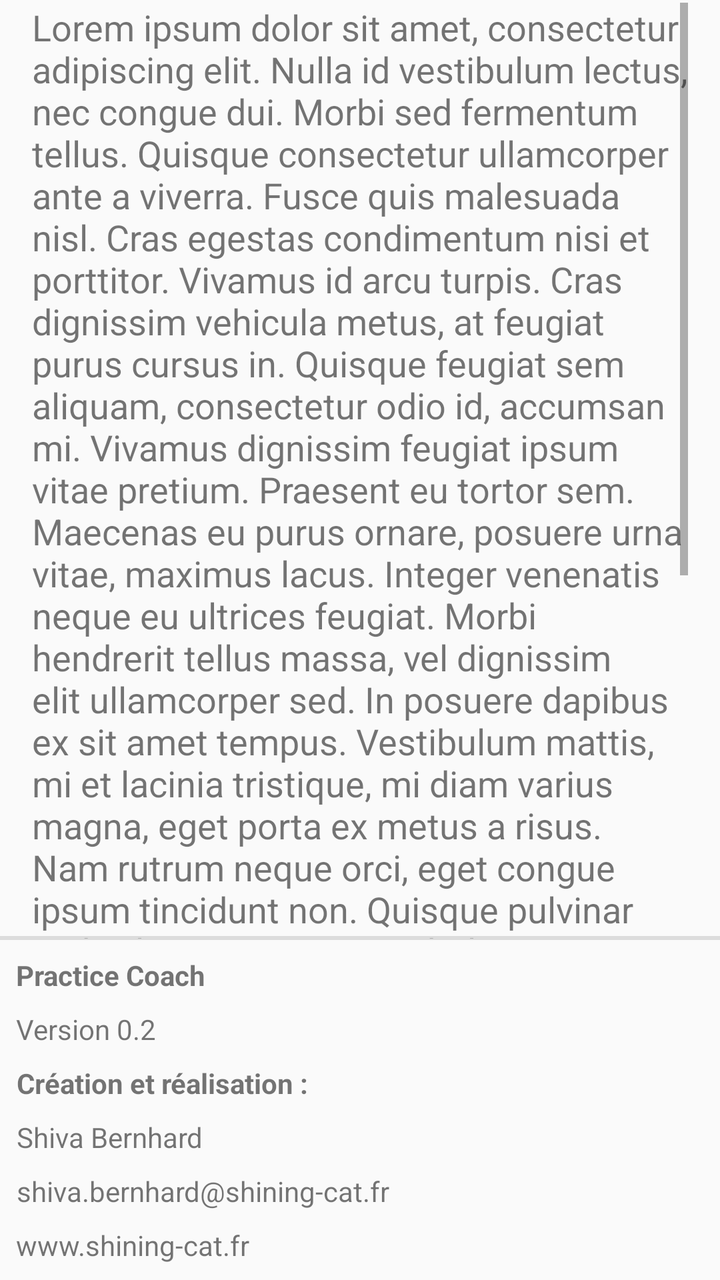
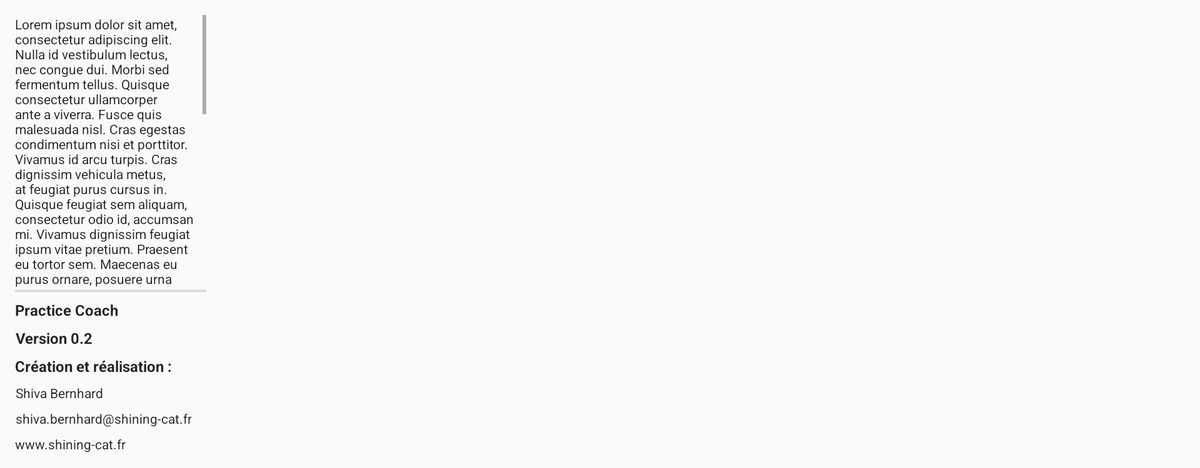

First picture: res/layout/ on a phone held upright. Second picture: the repository's own variant of that layout, on a device whose configuration matches the variant's folder. Source for both follows.
<!-- AndroidManifest.xml: application theme AppTheme -->
<!-- res/layout/dialog_fragment_infos.xml -->
<?xml version="1.0" encoding="utf-8"?>
<android.support.constraint.ConstraintLayout xmlns:android="http://schemas.android.com/apk/res/android"
    xmlns:app="http://schemas.android.com/apk/res-auto"
    android:layout_width="match_parent"
    android:layout_height="match_parent">

    <ScrollView
        android:layout_width="0dp"
        android:layout_height="500dp"
        android:layout_marginBottom="8dp"
        android:layout_marginEnd="8dp"
        android:layout_marginStart="8dp"
        android:layout_marginTop="8dp"
        android:paddingBottom="16dp"
        android:paddingEnd="8dp"
        android:paddingStart="8dp"
        android:paddingTop="16dp"
        app:layout_constraintBottom_toBottomOf="@+id/view"
        app:layout_constraintEnd_toEndOf="parent"
        app:layout_constraintHorizontal_bias="0.0"
        app:layout_constraintStart_toStartOf="parent"
        app:layout_constraintTop_toTopOf="parent">

        <TextView
            android:id="@+id/infos_content_txtvw"
            android:layout_width="match_parent"
            android:layout_height="wrap_content"
            android:text="@string/infos_text_string"
            android:textSize="18sp" />
    </ScrollView>

    <View
        android:id="@+id/view"
        android:layout_width="match_parent"
        android:layout_height="2dp"
        android:layout_marginBottom="8dp"
        android:background="?android:attr/dividerVertical"
        app:layout_constraintBottom_toTopOf="@+id/infos_appname_txtvw" />


    <TextView
        android:id="@+id/infos_appname_txtvw"
        android:layout_width="wrap_content"
        android:layout_height="wrap_content"
        android:layout_marginBottom="8dp"
        android:layout_marginStart="8dp"
        android:gravity="center_horizontal"
        android:text="@string/app_name"
        android:textStyle="bold"
        app:layout_constraintBottom_toTopOf="@+id/infos_appversion_txtvw"
        app:layout_constraintStart_toStartOf="parent" />

    <TextView
        android:id="@+id/infos_appversion_txtvw"
        android:layout_width="wrap_content"
        android:layout_height="wrap_content"
        android:layout_marginBottom="8dp"
        android:layout_marginStart="8dp"
        android:gravity="center_horizontal"
        android:text="@string/app_version"
        app:layout_constraintBottom_toTopOf="@+id/infos_appmadeby_txtvw"
        app:layout_constraintStart_toStartOf="parent" />

    <TextView
        android:id="@+id/infos_appmadeby_txtvw"
        android:layout_width="wrap_content"
        android:layout_height="wrap_content"
        android:layout_marginBottom="8dp"
        android:layout_marginStart="8dp"
        android:gravity="center_horizontal"
        android:text="@string/app_made_by"
        android:textStyle="bold"
        app:layout_constraintBottom_toTopOf="@+id/infos_name_txtvw"
        app:layout_constraintStart_toStartOf="parent" />

    <TextView
        android:id="@+id/infos_name_txtvw"
        android:layout_width="wrap_content"
        android:layout_height="wrap_content"
        android:layout_marginBottom="8dp"
        android:layout_marginStart="8dp"
        android:gravity="center_horizontal"
        android:text="@string/app_made_name"
        app:layout_constraintBottom_toTopOf="@+id/infos_contact_txtvw"
        app:layout_constraintStart_toStartOf="parent" />

    <TextView
        android:id="@+id/infos_contact_txtvw"
        android:layout_width="wrap_content"
        android:layout_height="wrap_content"
        android:layout_marginBottom="8dp"
        android:layout_marginStart="8dp"
        android:gravity="center_horizontal"
        android:text="@string/contact"
        app:layout_constraintBottom_toTopOf="@+id/infos_website_txtvw"
        app:layout_constraintStart_toStartOf="parent" />

    <TextView
        android:id="@+id/infos_website_txtvw"
        android:layout_width="wrap_content"
        android:layout_height="wrap_content"
        android:layout_marginBottom="8dp"
        android:layout_marginStart="8dp"
        android:gravity="center_horizontal"
        android:text="@string/website"
        app:layout_constraintBottom_toBottomOf="parent"
        app:layout_constraintStart_toStartOf="parent" />

    
    <ImageView
        android:id="@+id/infos_logo_shining-cat_imgvw"
        android:layout_width="wrap_content"
        android:layout_height="0dp"
        android:layout_marginEnd="8dp"
        android:layout_weight="1"
        android:adjustViewBounds="true"
        android:contentDescription="@string/shining_cat_logo_content_description"
        android:cropToPadding="false"
        android:scaleType="fitCenter"
        android:src="@drawable/signature_kiwi_black"
        app:layout_constraintBottom_toBottomOf="@+id/infos_website_txtvw"
        app:layout_constraintEnd_toEndOf="parent"
        app:layout_constraintTop_toTopOf="@+id/infos_appname_txtvw" />


</android.support.constraint.ConstraintLayout>
<!-- resources referenced by this layout -->
<resources>
  <string name="app_made_by">Création et réalisation :</string>
  <string name="app_made_name">Shiva Bernhard</string>
  <string name="app_name">Practice Coach</string>
  <string name="app_version">Version 0.2</string>
  <string name="contact">shiva.bernhard@shining-cat.fr</string>
  <string name="infos_text_string">Lorem ipsum dolor sit amet, consectetur adipiscing elit. Nulla id vestibulum lectus, nec congue dui. Morbi sed fermentum tellus. Quisque consectetur ullamcorper ante a viverra. Fusce quis malesuada nisl. Cras egestas condimentum nisi et porttitor. Vivamus id arcu turpis. Cras dignissim vehicula metus, at feugiat purus cursus in. Quisque feugiat sem aliquam, consectetur odio id, accumsan mi. Vivamus dignissim feugiat ipsum vitae pretium. Praesent eu tortor sem. Maecenas eu purus ornare, posuere urna vitae, maximus lacus. Integer venenatis neque eu ultrices feugiat. Morbi hendrerit tellus massa, vel dignissim elit ullamcorper sed. In posuere dapibus ex sit amet tempus.
  Vestibulum mattis, mi et lacinia tristique, mi diam varius magna, eget porta ex metus a risus. Nam rutrum neque orci, eget congue ipsum tincidunt non. Quisque pulvinar sed velit eu cursus. Vestibulum nec porta elit. In eget diam magna. Integer in eros interdum, ornare mi quis, sagittis diam. Aliquam ullamcorper quam a gravida lacinia. Maecenas a mattis metus. Nunc faucibus auctor tellus sed accumsan. Fusce posuere odio eget nibh iaculis vehicula. In hac habitasse platea dictumst. Donec dictum viverra diam sit amet tincidunt. Etiam pellentesque blandit massa, ut hendrerit purus accumsan eget. Cras viverra, nunc non semper ullamcorper, nisl ante sodales ante, at venenatis justo tellus a ipsum. Vestibulum aliquet accumsan pretium. Sed rhoncus a orci sit amet porta.</string>
  <string name="shining_cat_logo_content_description">Shining-cat logo</string>
  <string name="website">www.shining-cat.fr</string>
  <style name="AppTheme" parent="@style/Theme.AppCompat.Light.DarkActionBar">
          
          <item name="colorPrimary">@color/colorPrimary</item>
          <item name="colorPrimaryDark">@color/colorPrimaryDark</item>
          <item name="colorAccent">@color/colorAccent</item>
      </style>
  <color name="colorPrimary">#3F51B5</color>
  <color name="colorPrimaryDark">#303F9F</color>
  <color name="colorAccent">#FF4081</color>
</resources>
<!-- res/layout-xlarge/dialog_fragment_infos.xml (the repository's variant of the layout above) -->
<!-- drawn on a large tablet held sideways -->
<?xml version="1.0" encoding="utf-8"?>
<android.support.constraint.ConstraintLayout xmlns:android="http://schemas.android.com/apk/res/android"
    xmlns:app="http://schemas.android.com/apk/res-auto"
    xmlns:tools="http://schemas.android.com/tools"
    android:layout_width="wrap_content"
    android:layout_height="wrap_content">

    <ScrollView
        android:id="@+id/infos_scrollview"
        android:layout_width="0dp"
        android:layout_height="300dp"
        android:layout_marginTop="8dp"
        android:paddingStart="0dp"
        android:paddingTop="8dp"
        android:paddingEnd="0dp"
        android:paddingBottom="0dp"
        app:layout_constraintBottom_toTopOf="@+id/infos_divider"
        app:layout_constraintEnd_toEndOf="@+id/infos_logo_shining-cat_imgvw"
        app:layout_constraintStart_toStartOf="@+id/infos_appname_txtvw"
        app:layout_constraintTop_toTopOf="parent">

        <TextView
            android:id="@+id/infos_content_txtvw"
            android:layout_width="match_parent"
            android:layout_height="wrap_content"
            android:layout_marginEnd="8dp"
            android:text="@string/infos_text_string"
            android:textColor="?android:attr/textColorPrimary"
            android:textSize="14sp" />
    </ScrollView>

    <View
        android:id="@+id/infos_divider"
        android:layout_width="0dp"
        android:layout_height="4dp"
        android:layout_marginBottom="8dp"
        android:background="@drawable/shadow_top"
        app:layout_constraintBottom_toTopOf="@+id/infos_appname_txtvw"
        app:layout_constraintEnd_toEndOf="@+id/infos_logo_shining-cat_imgvw"
        app:layout_constraintStart_toStartOf="@+id/infos_appname_txtvw"
        app:layout_constraintTop_toBottomOf="@id/infos_scrollview" />


    <TextView
        android:id="@+id/infos_appname_txtvw"
        android:layout_width="wrap_content"
        android:layout_height="wrap_content"
        android:layout_marginStart="16dp"
        android:layout_marginBottom="8dp"
        android:gravity="center_horizontal"
        android:text="@string/app_name"
        android:textColor="?android:attr/textColorPrimary"
        android:textSize="16sp"
        android:textStyle="bold"
        app:layout_constraintBottom_toTopOf="@+id/infos_appversion_txtvw"
        app:layout_constraintStart_toStartOf="parent" />

    <TextView
        android:id="@+id/infos_appversion_txtvw"
        android:layout_width="wrap_content"
        android:layout_height="wrap_content"
        android:layout_marginStart="16dp"
        android:layout_marginBottom="8dp"
        android:gravity="center_horizontal"
        android:text="@string/app_version"
        android:textColor="?android:attr/textColorPrimary"
        android:textSize="16sp"
        android:textStyle="bold"
        app:layout_constraintBottom_toTopOf="@+id/infos_appmadeby_txtvw"
        app:layout_constraintStart_toStartOf="parent" />

    <TextView
        android:id="@+id/infos_appmadeby_txtvw"
        android:layout_width="wrap_content"
        android:layout_height="wrap_content"
        android:layout_marginStart="16dp"
        android:layout_marginBottom="8dp"
        android:gravity="center_horizontal"
        android:text="@string/app_made_by"
        android:textColor="?android:attr/textColorPrimary"
        android:textSize="16sp"
        android:textStyle="bold"
        app:layout_constraintBottom_toTopOf="@+id/infos_name_txtvw"
        app:layout_constraintStart_toStartOf="parent" />

    <TextView
        android:id="@+id/infos_name_txtvw"
        android:layout_width="wrap_content"
        android:layout_height="wrap_content"
        android:layout_marginStart="16dp"
        android:layout_marginBottom="8dp"
        android:gravity="center_horizontal"
        android:text="@string/app_made_name"
        android:textColor="?android:attr/textColorPrimary"
        app:layout_constraintBottom_toTopOf="@+id/infos_contact_txtvw"
        app:layout_constraintStart_toStartOf="parent" />

    <TextView
        android:id="@+id/infos_contact_txtvw"
        android:layout_width="wrap_content"
        android:layout_height="wrap_content"
        android:layout_marginStart="16dp"
        android:layout_marginBottom="8dp"
        android:gravity="center_horizontal"
        android:text="@string/contact"
        android:textColor="?android:attr/textColorPrimary"
        app:layout_constraintBottom_toTopOf="@+id/infos_website_txtvw"
        app:layout_constraintStart_toStartOf="parent" />

    <TextView
        android:id="@+id/infos_website_txtvw"
        android:layout_width="wrap_content"
        android:layout_height="wrap_content"
        android:layout_marginStart="16dp"
        android:layout_marginBottom="16dp"
        android:gravity="center_horizontal"
        android:text="@string/website"
        android:textColor="?android:attr/textColorPrimary"
        app:layout_constraintBottom_toBottomOf="parent"
        app:layout_constraintStart_toStartOf="parent" />

    
    <android.support.constraint.Barrier
        android:id="@+id/barrier_info_dialog"
        android:layout_width="wrap_content"
        android:layout_height="wrap_content"
        android:layout_marginStart="194dp"
        android:layout_marginEnd="189dp"
        app:barrierDirection="end"
        app:constraint_referenced_ids="infos_website_txtvw,infos_contact_txtvw,infos_appversion_txtvw,infos_appmadeby_txtvw,infos_name_txtvw,infos_appname_txtvw"
        app:layout_constraintEnd_toEndOf="parent"
        app:layout_constraintStart_toStartOf="parent" />

    <ImageView
        android:id="@+id/infos_logo_shining-cat_imgvw"
        android:layout_width="wrap_content"
        android:layout_height="0dp"
        android:layout_marginStart="16dp"
        android:layout_marginEnd="8dp"
        android:layout_weight="1"
        android:adjustViewBounds="true"
        android:contentDescription="@string/shining_cat_logo_content_description"
        android:cropToPadding="false"
        android:scaleType="fitCenter"
        android:src="@drawable/signature_kiwi_black"
        android:tint="?android:attr/textColorPrimary"
        app:layout_constraintBottom_toBottomOf="@+id/infos_website_txtvw"
        app:layout_constraintEnd_toEndOf="parent"
        app:layout_constraintStart_toEndOf="@+id/barrier_info_dialog"
        app:layout_constraintTop_toTopOf="@+id/infos_appname_txtvw" />
</android.support.constraint.ConstraintLayout>
<!-- resources referenced by the variant -->
<!-- as a large tablet held sideways resolves them -->
<resources>
  <!-- drawable shadow_top (drawable) -->
  <?xml version="1.0" encoding="utf-8"?>
  <shape xmlns:android="http://schemas.android.com/apk/res/android">
      <gradient
          android:startColor="#2e000000"
          android:endColor="@android:color/transparent"
          android:angle="90" />
  </shape>
  <string name="app_made_by">Création et réalisation :</string>
  <string name="app_made_name">Shiva Bernhard</string>
  <string name="app_name">Practice Coach</string>
  <string name="app_version">Version 0.2</string>
  <string name="contact">shiva.bernhard@shining-cat.fr</string>
  <string name="infos_text_string">Lorem ipsum dolor sit amet, consectetur adipiscing elit. Nulla id vestibulum lectus, nec congue dui. Morbi sed fermentum tellus. Quisque consectetur ullamcorper ante a viverra. Fusce quis malesuada nisl. Cras egestas condimentum nisi et porttitor. Vivamus id arcu turpis. Cras dignissim vehicula metus, at feugiat purus cursus in. Quisque feugiat sem aliquam, consectetur odio id, accumsan mi. Vivamus dignissim feugiat ipsum vitae pretium. Praesent eu tortor sem. Maecenas eu purus ornare, posuere urna vitae, maximus lacus. Integer venenatis neque eu ultrices feugiat. Morbi hendrerit tellus massa, vel dignissim elit ullamcorper sed. In posuere dapibus ex sit amet tempus.
  Vestibulum mattis, mi et lacinia tristique, mi diam varius magna, eget porta ex metus a risus. Nam rutrum neque orci, eget congue ipsum tincidunt non. Quisque pulvinar sed velit eu cursus. Vestibulum nec porta elit. In eget diam magna. Integer in eros interdum, ornare mi quis, sagittis diam. Aliquam ullamcorper quam a gravida lacinia. Maecenas a mattis metus. Nunc faucibus auctor tellus sed accumsan. Fusce posuere odio eget nibh iaculis vehicula. In hac habitasse platea dictumst. Donec dictum viverra diam sit amet tincidunt. Etiam pellentesque blandit massa, ut hendrerit purus accumsan eget. Cras viverra, nunc non semper ullamcorper, nisl ante sodales ante, at venenatis justo tellus a ipsum. Vestibulum aliquet accumsan pretium. Sed rhoncus a orci sit amet porta.</string>
  <string name="shining_cat_logo_content_description">Shining-cat logo</string>
  <string name="website">www.shining-cat.fr</string>
  <style name="AppTheme" parent="@style/Theme.AppCompat.Light.DarkActionBar">
          
          <item name="colorPrimary">@color/colorPrimary</item>
          <item name="colorPrimaryDark">@color/colorPrimaryDark</item>
          <item name="colorAccent">@color/colorAccent</item>
      </style>
  <color name="colorPrimary">#3F51B5</color>
  <color name="colorPrimaryDark">#303F9F</color>
  <color name="colorAccent">#FF4081</color>
</resources>
